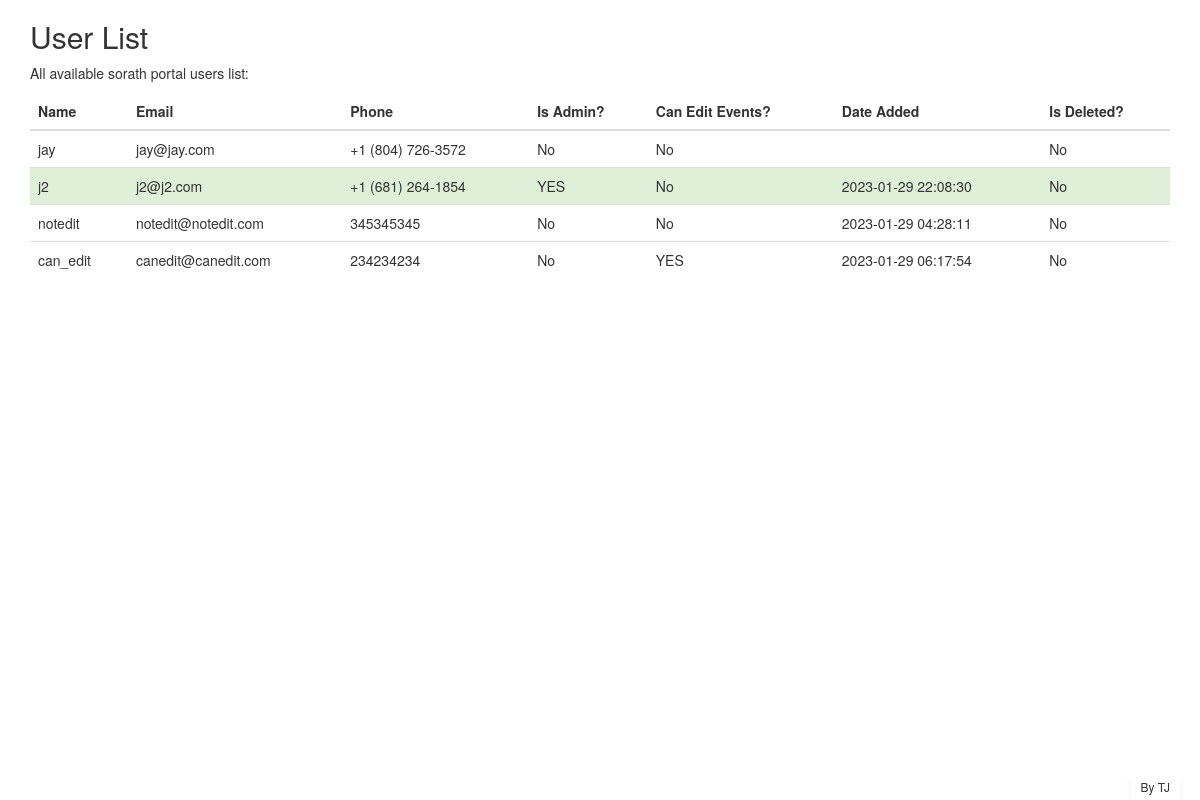
/listusers.php (signed in), run on the app's committed database.
### tables this page shows
CREATE TABLE `users` (
  `id` int(11) NOT NULL,
  `name` varchar(255) NOT NULL,
  `email` varchar(255) NOT NULL,
  `password` varchar(255) NOT NULL,
  `phone` varchar(255) NOT NULL,
  `date_added` datetime DEFAULT NULL,
  `is_admin` tinyint(1) NOT NULL DEFAULT 0,
  `can_edit` tinyint(1) NOT NULL DEFAULT 0,
  `is_deleted` tinyint(1) NOT NULL DEFAULT 0,
  `can_add` tinyint(1) NOT NULL DEFAULT 0
);

### listusers.php (the view, shortened to what this page needs)
<!DOCTYPE HTML>
<html>
<head>
    <link rel="stylesheet" href="https://maxcdn.bootstrapcdn.com/bootstrap/3.4.1/css/bootstrap.min.css">
</head>
<body>
    <?php
    include "database.php";
    ?>
    <div class="container">
        <h2>User List</h2>
        <p>All available sorath portal users list:</p>
        <table class="table table-hover">
            <thead>
                <tr>
                    <th scope="col">Name</th>
                    <th scope="col">Email</th>
                    <th scope="col">Phone</th>
                    <th scope="col">Is Admin?</th>
                    <th scope="col">Can Edit Events?</th>
                    <th scope="col">Date Added</th>
                    <th scope="col">Is Deleted?</th>
                </tr>
            </thead>
            <tbody>
                <?php
                $sql = "SELECT * FROM users";
                $users_query = mysqli_query($link, $sql);
                while ($row = $users_query->fetch_assoc()) {
                    ?>
                    <tr class="<?php if ($row['is_admin'] == 1) {
                        echo "success";
                    } else if ($row['is_deleted'] == 1){
                        echo "danger";
                    } else {
                        echo "";
                    } ?>">
                        <td>
                            <?php echo $row['name']; ?>
                        </td>
                        <td>
                            <?php echo $row['email']; ?>
                        </td>
                        <td>
                            <?php echo $row['phone']; ?>
                        </td>
                        <td>
                            <?php if ($row['is_admin'] == 1) {
                                echo "YES";
                            } else {
                                echo "No";
                            }
                            ; ?>
                        </td>
                        <td>
                            <?php if ($row['can_edit'] == 1) {
                                echo "YES";
                            } else {
                                echo "No";
                            }
                            ; ?>
                        </td>
                        <td>
                            <?php echo $row['date_added']; ?>
                        </td>
                        <td>
                            <?php if ($row['is_deleted'] == 1) {
                                echo "YES";
                            } else {
                                echo "No";
                            }
                            ; ?>
                        </td>
                    </tr>
                <?php } ?>
            </tbody>
        </table>
    </div>
</body>
</html>

### data on the page
users: name "jay", email "jay@jay.com", phone "+1 (804) 726-3572", is_admin "No", can_edit "No", is_deleted "No"
users: name "j2", email "j2@j2.com", phone "+1 (681) 264-1854", is_admin "YES", can_edit "No", date_added "2023-01-29 22:08:30", is_deleted "No"
users: name "notedit", email "notedit@notedit.com", phone "345345345", is_admin "No", can_edit "No", date_added "2023-01-29 04:28:11", is_deleted "No"
users: name "can_edit", email "canedit@canedit.com", phone "234234234", is_admin "No", can_edit "YES", date_added "2023-01-29 06:17:54", is_deleted "No"
